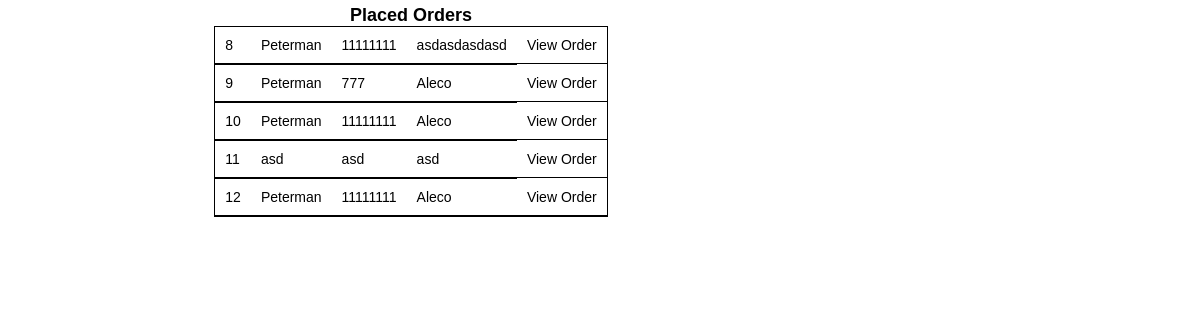
The app's page /admin.php with its own data.
### tables this page shows
CREATE TABLE IF NOT EXISTS `orders` (
  `id` int(11) NOT NULL AUTO_INCREMENT,
  `time_placed` varchar(20) NOT NULL,
  `name` varchar(50) NOT NULL,
  `contact_number` varchar(20) NOT NULL,
  `address` varchar(50) NOT NULL,
  PRIMARY KEY (`id`)
);

### src/db.php (called while the page is built, shortened)
<?php
class Db
{
    private $con;
    function __construct($db = "pizza_order")
    {
        $this->con = mysqli_connect("localhost", "root", "root", $db);
        $this->query("select * from pizza");
    }
    private function query($query)
    {
        $res = mysqli_query($this->con, $query);
        $data = mysqli_fetch_all($res, MYSQLI_ASSOC);
        return $data;
    }
    public function getOrders()
    {
        $query = "select * from orders";
        $res = mysqli_query($this->con, $query);
        $data = mysqli_fetch_all($res, MYSQLI_ASSOC);
        return $data;
    }
}
?>

### admin.php (the view, shortened to what this page needs)
<?php
require_once("src/db.php");
$db = new Db();
$orders = $db->getOrders();
?><!DOCTYPE html>
<html>
<head>
    <link rel="stylesheet" href="assets/main.css">
</head>
<body>
<div>
    <center>
        <p class="placed-order-title">Placed Orders</p>
        <table id="placed-order"><?php
            foreach ($orders as $row) {
                $grandTotal = 0; ?>
                <tr>
                    <td><?= $row["id"] ?></td>
                    <td><?= $row["name"] ?></td>
                    <td><?= $row["contact_number"] ?></td>
                    <td><?= $row["address"] ?></td>
                    <td><span class="view-details" data="<?= $row["id"] ?>">View Order</span></td>
                </tr>
                <tr>
                    <td class="od" colspan="4">
                    </td>
                </tr>
            <?php }
            ?></table>
    </center>
</div>
</body>
</html>

### assets/main.css (style rules this page uses)
* { padding: 0; margin: 0; }
body { max-width: 812px; padding: 5px; font-size: 14px; font-family: Helvetica, sans-serif; }
.placed-order-title { font-weight: bold; font-size: 18px; }
#placed-order { border-collapse: collapse; border: thin solid black; }
#placed-order td { border-bottom: thin solid black; }
#placed-order td:not(.od) { padding: 10px; }

### records on screen
orders: id "8", name "Peterman", contact_number "11111111", address "asdasdasdasd"
orders: id "9", name "Peterman", contact_number "777", address "Aleco"
orders: id "10", name "Peterman", contact_number "11111111", address "Aleco"
orders: id "11", name "asd", contact_number "asd", address "asd"
orders: id "12", name "Peterman", contact_number "11111111", address "Aleco"
